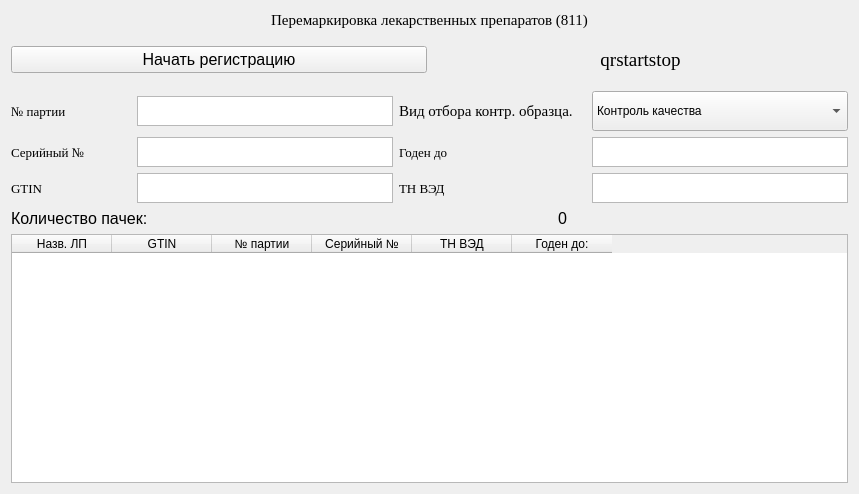
<?xml version="1.0" encoding="UTF-8"?>
<ui version="4.0">
 <class>RelabelingWidget811</class>
 <widget class="QWidget" name="RelabelingWidget811">
  <property name="geometry">
   <rect>
    <x>0</x>
    <y>0</y>
    <width>859</width>
    <height>494</height>
   </rect>
  </property>
  <property name="windowTitle">
   <string>RelabelingWidget811</string>
  </property>
  <layout class="QGridLayout" name="gridLayout_4">
   <item row="0" column="0">
    <widget class="QLabel" name="AppendPageLabel">
     <property name="font">
      <font>
       <family>Times New Roman</family>
       <pointsize>11</pointsize>
      </font>
     </property>
     <property name="text">
      <string>Перемаркировка лекарственных препаратов (811)</string>
     </property>
     <property name="alignment">
      <set>Qt::AlignCenter</set>
     </property>
    </widget>
   </item>
   <item row="1" column="0">
    <layout class="QGridLayout" name="gridLayout">
     <item row="0" column="0">
      <widget class="QPushButton" name="RegistrationStartButton">
       <property name="sizePolicy">
        <sizepolicy hsizetype="Minimum" vsizetype="Fixed">
         <horstretch>0</horstretch>
         <verstretch>0</verstretch>
        </sizepolicy>
       </property>
       <property name="font">
        <font>
         <pointsize>12</pointsize>
        </font>
       </property>
       <property name="text">
        <string>Начать регистрацию</string>
       </property>
      </widget>
     </item>
     <item row="0" column="1">
      <widget class="QLabel" name="qrstartstop">
       <property name="sizePolicy">
        <sizepolicy hsizetype="Preferred" vsizetype="Fixed">
         <horstretch>0</horstretch>
         <verstretch>0</verstretch>
        </sizepolicy>
       </property>
       <property name="minimumSize">
        <size>
         <width>0</width>
         <height>50</height>
        </size>
       </property>
       <property name="font">
        <font>
         <family>Times New Roman</family>
         <pointsize>14</pointsize>
        </font>
       </property>
       <property name="text">
        <string>qrstartstop</string>
       </property>
       <property name="alignment">
        <set>Qt::AlignCenter</set>
       </property>
      </widget>
     </item>
    </layout>
   </item>
   <item row="2" column="0">
    <layout class="QGridLayout" name="gridLayout_3">
     <item row="4" column="1">
      <widget class="QTextEdit" name="GTINTextAgregation_2">
       <property name="sizePolicy">
        <sizepolicy hsizetype="Expanding" vsizetype="Minimum">
         <horstretch>0</horstretch>
         <verstretch>0</verstretch>
        </sizepolicy>
       </property>
       <property name="minimumSize">
        <size>
         <width>120</width>
         <height>30</height>
        </size>
       </property>
       <property name="maximumSize">
        <size>
         <width>2000</width>
         <height>30</height>
        </size>
       </property>
       <property name="font">
        <font>
         <pointsize>8</pointsize>
        </font>
       </property>
       <property name="readOnly">
        <bool>true</bool>
       </property>
       <property name="html">
        <string>&lt;!DOCTYPE HTML PUBLIC &quot;-//W3C//DTD HTML 4.0//EN&quot; &quot;http://www.w3.org/TR/REC-html40/strict.dtd&quot;&gt;
&lt;html&gt;&lt;head&gt;&lt;meta name=&quot;qrichtext&quot; content=&quot;1&quot; /&gt;&lt;style type=&quot;text/css&quot;&gt;
p, li { white-space: pre-wrap; }
&lt;/style&gt;&lt;/head&gt;&lt;body style=&quot; font-family:'MS Shell Dlg 2'; font-size:8pt; font-weight:400; font-style:normal;&quot;&gt;
&lt;p style=&quot;-qt-paragraph-type:empty; margin-top:0px; margin-bottom:0px; margin-left:0px; margin-right:0px; -qt-block-indent:0; text-indent:0px; font-size:10pt;&quot;&gt;&lt;br /&gt;&lt;/p&gt;&lt;/body&gt;&lt;/html&gt;</string>
       </property>
      </widget>
     </item>
     <item row="3" column="0">
      <widget class="QLabel" name="serialNumberAgregationLabel_2">
       <property name="sizePolicy">
        <sizepolicy hsizetype="Minimum" vsizetype="Minimum">
         <horstretch>0</horstretch>
         <verstretch>0</verstretch>
        </sizepolicy>
       </property>
       <property name="minimumSize">
        <size>
         <width>120</width>
         <height>30</height>
        </size>
       </property>
       <property name="maximumSize">
        <size>
         <width>80</width>
         <height>30</height>
        </size>
       </property>
       <property name="font">
        <font>
         <family>Times New Roman</family>
         <pointsize>10</pointsize>
        </font>
       </property>
       <property name="text">
        <string>Серийный №</string>
       </property>
       <property name="alignment">
        <set>Qt::AlignLeading|Qt::AlignLeft|Qt::AlignVCenter</set>
       </property>
      </widget>
     </item>
     <item row="2" column="0">
      <widget class="QLabel" name="batchnumberAgregation_2">
       <property name="sizePolicy">
        <sizepolicy hsizetype="Minimum" vsizetype="Minimum">
         <horstretch>0</horstretch>
         <verstretch>0</verstretch>
        </sizepolicy>
       </property>
       <property name="minimumSize">
        <size>
         <width>120</width>
         <height>30</height>
        </size>
       </property>
       <property name="maximumSize">
        <size>
         <width>16777215</width>
         <height>30</height>
        </size>
       </property>
       <property name="font">
        <font>
         <family>Times New Roman</family>
         <pointsize>10</pointsize>
        </font>
       </property>
       <property name="text">
        <string>№ партии</string>
       </property>
       <property name="alignment">
        <set>Qt::AlignLeading|Qt::AlignLeft|Qt::AlignVCenter</set>
       </property>
      </widget>
     </item>
     <item row="2" column="1">
      <widget class="QTextEdit" name="batchnumberTextAgregation_2">
       <property name="sizePolicy">
        <sizepolicy hsizetype="Expanding" vsizetype="Minimum">
         <horstretch>0</horstretch>
         <verstretch>0</verstretch>
        </sizepolicy>
       </property>
       <property name="minimumSize">
        <size>
         <width>120</width>
         <height>30</height>
        </size>
       </property>
       <property name="maximumSize">
        <size>
         <width>2000</width>
         <height>30</height>
        </size>
       </property>
       <property name="font">
        <font>
         <pointsize>8</pointsize>
        </font>
       </property>
       <property name="readOnly">
        <bool>true</bool>
       </property>
       <property name="html">
        <string>&lt;!DOCTYPE HTML PUBLIC &quot;-//W3C//DTD HTML 4.0//EN&quot; &quot;http://www.w3.org/TR/REC-html40/strict.dtd&quot;&gt;
&lt;html&gt;&lt;head&gt;&lt;meta name=&quot;qrichtext&quot; content=&quot;1&quot; /&gt;&lt;style type=&quot;text/css&quot;&gt;
p, li { white-space: pre-wrap; }
&lt;/style&gt;&lt;/head&gt;&lt;body style=&quot; font-family:'MS Shell Dlg 2'; font-size:8pt; font-weight:400; font-style:normal;&quot;&gt;
&lt;p style=&quot;-qt-paragraph-type:empty; margin-top:0px; margin-bottom:0px; margin-left:0px; margin-right:0px; -qt-block-indent:0; text-indent:0px; font-size:10pt;&quot;&gt;&lt;br /&gt;&lt;/p&gt;&lt;/body&gt;&lt;/html&gt;</string>
       </property>
      </widget>
     </item>
     <item row="4" column="3">
      <widget class="QTextEdit" name="TNVEDValueAgregation_2">
       <property name="sizePolicy">
        <sizepolicy hsizetype="Expanding" vsizetype="Minimum">
         <horstretch>0</horstretch>
         <verstretch>0</verstretch>
        </sizepolicy>
       </property>
       <property name="minimumSize">
        <size>
         <width>80</width>
         <height>30</height>
        </size>
       </property>
       <property name="maximumSize">
        <size>
         <width>2000</width>
         <height>30</height>
        </size>
       </property>
       <property name="font">
        <font>
         <pointsize>8</pointsize>
        </font>
       </property>
       <property name="readOnly">
        <bool>true</bool>
       </property>
       <property name="html">
        <string>&lt;!DOCTYPE HTML PUBLIC &quot;-//W3C//DTD HTML 4.0//EN&quot; &quot;http://www.w3.org/TR/REC-html40/strict.dtd&quot;&gt;
&lt;html&gt;&lt;head&gt;&lt;meta name=&quot;qrichtext&quot; content=&quot;1&quot; /&gt;&lt;style type=&quot;text/css&quot;&gt;
p, li { white-space: pre-wrap; }
&lt;/style&gt;&lt;/head&gt;&lt;body style=&quot; font-family:'MS Shell Dlg 2'; font-size:8pt; font-weight:400; font-style:normal;&quot;&gt;
&lt;p style=&quot;-qt-paragraph-type:empty; margin-top:0px; margin-bottom:0px; margin-left:0px; margin-right:0px; -qt-block-indent:0; text-indent:0px; font-size:10pt;&quot;&gt;&lt;br /&gt;&lt;/p&gt;&lt;/body&gt;&lt;/html&gt;</string>
       </property>
      </widget>
     </item>
     <item row="3" column="2">
      <widget class="QLabel" name="productlifeimeLabelAgregation_2">
       <property name="sizePolicy">
        <sizepolicy hsizetype="Minimum" vsizetype="Minimum">
         <horstretch>0</horstretch>
         <verstretch>0</verstretch>
        </sizepolicy>
       </property>
       <property name="minimumSize">
        <size>
         <width>120</width>
         <height>30</height>
        </size>
       </property>
       <property name="maximumSize">
        <size>
         <width>60</width>
         <height>30</height>
        </size>
       </property>
       <property name="font">
        <font>
         <family>Times New Roman</family>
         <pointsize>10</pointsize>
        </font>
       </property>
       <property name="text">
        <string>Годен до</string>
       </property>
       <property name="alignment">
        <set>Qt::AlignLeading|Qt::AlignLeft|Qt::AlignVCenter</set>
       </property>
      </widget>
     </item>
     <item row="3" column="1">
      <widget class="QTextEdit" name="serialNumberAgregationValue_2">
       <property name="sizePolicy">
        <sizepolicy hsizetype="Expanding" vsizetype="Minimum">
         <horstretch>0</horstretch>
         <verstretch>0</verstretch>
        </sizepolicy>
       </property>
       <property name="minimumSize">
        <size>
         <width>120</width>
         <height>30</height>
        </size>
       </property>
       <property name="maximumSize">
        <size>
         <width>2000</width>
         <height>30</height>
        </size>
       </property>
       <property name="font">
        <font>
         <pointsize>8</pointsize>
        </font>
       </property>
       <property name="readOnly">
        <bool>true</bool>
       </property>
       <property name="html">
        <string>&lt;!DOCTYPE HTML PUBLIC &quot;-//W3C//DTD HTML 4.0//EN&quot; &quot;http://www.w3.org/TR/REC-html40/strict.dtd&quot;&gt;
&lt;html&gt;&lt;head&gt;&lt;meta name=&quot;qrichtext&quot; content=&quot;1&quot; /&gt;&lt;style type=&quot;text/css&quot;&gt;
p, li { white-space: pre-wrap; }
&lt;/style&gt;&lt;/head&gt;&lt;body style=&quot; font-family:'MS Shell Dlg 2'; font-size:8pt; font-weight:400; font-style:normal;&quot;&gt;
&lt;p style=&quot;-qt-paragraph-type:empty; margin-top:0px; margin-bottom:0px; margin-left:0px; margin-right:0px; -qt-block-indent:0; text-indent:0px; font-size:10pt;&quot;&gt;&lt;br /&gt;&lt;/p&gt;&lt;/body&gt;&lt;/html&gt;</string>
       </property>
      </widget>
     </item>
     <item row="4" column="2">
      <widget class="QLabel" name="TNVEDabelAgregation_2">
       <property name="sizePolicy">
        <sizepolicy hsizetype="Minimum" vsizetype="Minimum">
         <horstretch>0</horstretch>
         <verstretch>0</verstretch>
        </sizepolicy>
       </property>
       <property name="minimumSize">
        <size>
         <width>120</width>
         <height>30</height>
        </size>
       </property>
       <property name="maximumSize">
        <size>
         <width>16777215</width>
         <height>30</height>
        </size>
       </property>
       <property name="font">
        <font>
         <family>Times New Roman</family>
         <pointsize>10</pointsize>
        </font>
       </property>
       <property name="text">
        <string>ТН ВЭД</string>
       </property>
       <property name="alignment">
        <set>Qt::AlignLeading|Qt::AlignLeft|Qt::AlignVCenter</set>
       </property>
      </widget>
     </item>
     <item row="4" column="0">
      <widget class="QLabel" name="GTINLabelAgregation_2">
       <property name="sizePolicy">
        <sizepolicy hsizetype="Minimum" vsizetype="Minimum">
         <horstretch>0</horstretch>
         <verstretch>0</verstretch>
        </sizepolicy>
       </property>
       <property name="minimumSize">
        <size>
         <width>120</width>
         <height>30</height>
        </size>
       </property>
       <property name="maximumSize">
        <size>
         <width>16777215</width>
         <height>30</height>
        </size>
       </property>
       <property name="font">
        <font>
         <family>Times New Roman</family>
         <pointsize>10</pointsize>
        </font>
       </property>
       <property name="text">
        <string>GTIN</string>
       </property>
       <property name="alignment">
        <set>Qt::AlignLeading|Qt::AlignLeft|Qt::AlignVCenter</set>
       </property>
      </widget>
     </item>
     <item row="3" column="3">
      <widget class="QTextEdit" name="expirationdateAgregation_2">
       <property name="sizePolicy">
        <sizepolicy hsizetype="Expanding" vsizetype="Minimum">
         <horstretch>0</horstretch>
         <verstretch>0</verstretch>
        </sizepolicy>
       </property>
       <property name="minimumSize">
        <size>
         <width>110</width>
         <height>0</height>
        </size>
       </property>
       <property name="maximumSize">
        <size>
         <width>2000</width>
         <height>30</height>
        </size>
       </property>
       <property name="font">
        <font>
         <pointsize>8</pointsize>
        </font>
       </property>
       <property name="readOnly">
        <bool>true</bool>
       </property>
       <property name="html">
        <string>&lt;!DOCTYPE HTML PUBLIC &quot;-//W3C//DTD HTML 4.0//EN&quot; &quot;http://www.w3.org/TR/REC-html40/strict.dtd&quot;&gt;
&lt;html&gt;&lt;head&gt;&lt;meta name=&quot;qrichtext&quot; content=&quot;1&quot; /&gt;&lt;style type=&quot;text/css&quot;&gt;
p, li { white-space: pre-wrap; }
&lt;/style&gt;&lt;/head&gt;&lt;body style=&quot; font-family:'MS Shell Dlg 2'; font-size:8pt; font-weight:400; font-style:normal;&quot;&gt;
&lt;p style=&quot;-qt-paragraph-type:empty; margin-top:0px; margin-bottom:0px; margin-left:0px; margin-right:0px; -qt-block-indent:0; text-indent:0px; font-size:10pt;&quot;&gt;&lt;br /&gt;&lt;/p&gt;&lt;/body&gt;&lt;/html&gt;</string>
       </property>
      </widget>
     </item>
     <item row="2" column="3">
      <widget class="QComboBox" name="qualitycomboBox">
       <property name="sizePolicy">
        <sizepolicy hsizetype="Expanding" vsizetype="Minimum">
         <horstretch>0</horstretch>
         <verstretch>0</verstretch>
        </sizepolicy>
       </property>
       <property name="minimumSize">
        <size>
         <width>120</width>
         <height>40</height>
        </size>
       </property>
       <item>
        <property name="text">
         <string>Контроль качества</string>
        </property>
       </item>
       <item>
        <property name="text">
         <string>Техническое регулирование</string>
        </property>
       </item>
      </widget>
     </item>
     <item row="2" column="2">
      <widget class="QLabel" name="AppendPageLabel_2">
       <property name="sizePolicy">
        <sizepolicy hsizetype="Expanding" vsizetype="Minimum">
         <horstretch>0</horstretch>
         <verstretch>0</verstretch>
        </sizepolicy>
       </property>
       <property name="minimumSize">
        <size>
         <width>120</width>
         <height>0</height>
        </size>
       </property>
       <property name="font">
        <font>
         <family>Times New Roman</family>
         <pointsize>11</pointsize>
        </font>
       </property>
       <property name="text">
        <string>Вид отбора контр. образца.</string>
       </property>
       <property name="alignment">
        <set>Qt::AlignLeading|Qt::AlignLeft|Qt::AlignVCenter</set>
       </property>
      </widget>
     </item>
    </layout>
   </item>
   <item row="3" column="0">
    <layout class="QGridLayout" name="gridLayout_2">
     <item row="0" column="0">
      <widget class="QLabel" name="countMedicamentLabel_2">
       <property name="font">
        <font>
         <pointsize>12</pointsize>
        </font>
       </property>
       <property name="text">
        <string>Количество пачек:</string>
       </property>
      </widget>
     </item>
     <item row="0" column="1">
      <widget class="QLabel" name="countMedicamentValue_2">
       <property name="font">
        <font>
         <pointsize>12</pointsize>
        </font>
       </property>
       <property name="text">
        <string>0</string>
       </property>
       <property name="alignment">
        <set>Qt::AlignRight|Qt::AlignTrailing|Qt::AlignVCenter</set>
       </property>
      </widget>
     </item>
     <item row="0" column="2">
      <widget class="QLabel" name="errorLabel">
       <property name="font">
        <font>
         <pointsize>12</pointsize>
        </font>
       </property>
       <property name="text">
        <string/>
       </property>
      </widget>
     </item>
    </layout>
   </item>
   <item row="4" column="0">
    <widget class="QTableWidget" name="MedicamentsTable">
     <property name="columnCount">
      <number>6</number>
     </property>
     <attribute name="horizontalHeaderStretchLastSection">
      <bool>false</bool>
     </attribute>
     <attribute name="verticalHeaderVisible">
      <bool>false</bool>
     </attribute>
     <column>
      <property name="text">
       <string>Назв. ЛП</string>
      </property>
     </column>
     <column>
      <property name="text">
       <string>GTIN</string>
      </property>
     </column>
     <column>
      <property name="text">
       <string>№ партии</string>
      </property>
     </column>
     <column>
      <property name="text">
       <string>Серийный №</string>
      </property>
     </column>
     <column>
      <property name="text">
       <string>ТН ВЭД</string>
      </property>
     </column>
     <column>
      <property name="text">
       <string>Годен до:</string>
      </property>
     </column>
    </widget>
   </item>
  </layout>
 </widget>
 <layoutdefault spacing="6" margin="11"/>
 <resources/>
 <connections/>
</ui>
